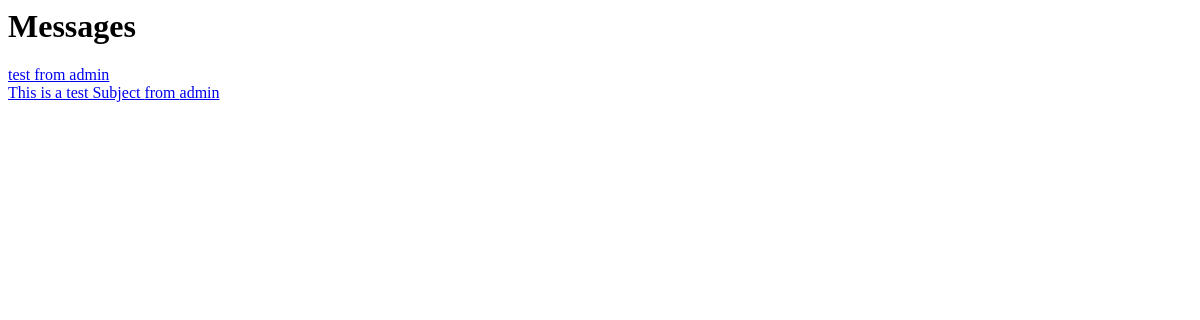
Page /account/message-list (signed in) on the earlier database version.
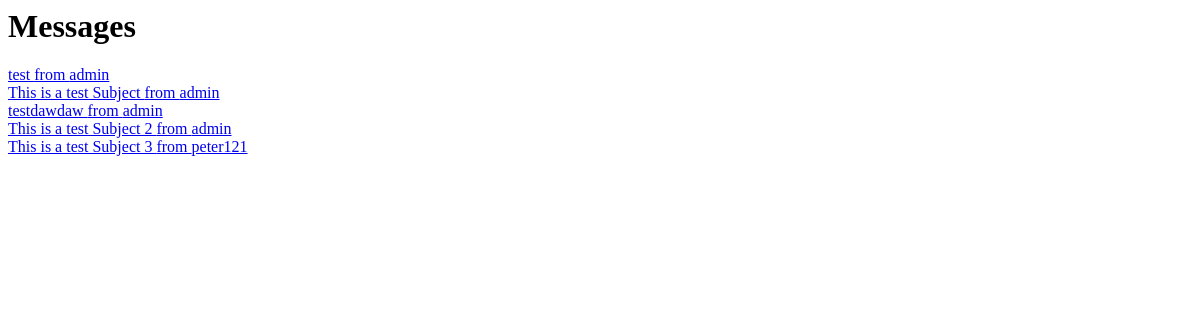
Same page on the later database version.
### account/models.py (models this page shows, shortened)
class Message(models.Model):
    sender = models.ForeignKey(User, on_delete=models.CASCADE, related_name="sent_messages")
    receiver = models.ForeignKey(User, on_delete=models.CASCADE, related_name="received_messages")
    subject = models.CharField(max_length=200)
    body = models.TextField()
    created_at = models.DateTimeField(auto_now_add=True)

### account/views.py (the view)
# urls.py: path('message-list', views.message_list, name='message-list'),
def message_list(request):
    current_user = request.user.id
    messages = Message.objects.filter(receiver_id=current_user)
    return render(request, 'account/message-list.html', {'messages': messages})

### cart/context_processors.py (called while the page is built)
def cart(request):
    return {'cart': Cart(request)}

### store/views.py (called while the page is built)
def categories(request):
    all_categories = Category.objects.all()
    return {'all_categories': all_categories}

### account/templates/account/message-list.html
<h1>Messages</h1>
{% for message in messages %}
    <div class="message">
        <a href="{% url 'message-detail' pk=message.pk %}">
            {{ message.subject }} from {{ message.sender.username }}
        </a>
    </div>
{% endfor %}

Differences in the rows shown:
added Message: subject "testdawdaw", sender.username "admin"
added Message: subject "This is a test Subject 2", sender.username "admin"
added Message: subject "This is a test Subject 3", sender.username "peter121"
